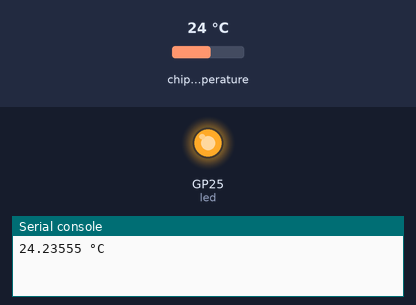
This program was run on a simulated Raspberry Pi Pico running MicroPython. On the bench: output pins drawn as LEDs (lit = HIGH), the last lines printed to the serial console. The test bench sets the inputs (shaded band); at power-on: chip temperature 24 °C.

Above: at 3.2 s.
3.3 s: chip temperature set to 1 °C
At 5.9 s:
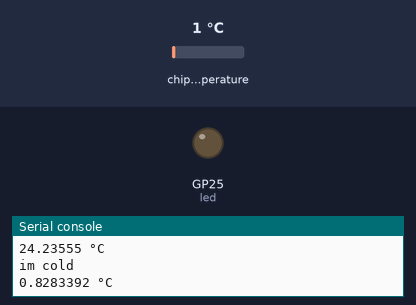
7.3 s: chip temperature set to 18 °C
10.2 s: chip temperature set to 21 °C
At 12.6 s:
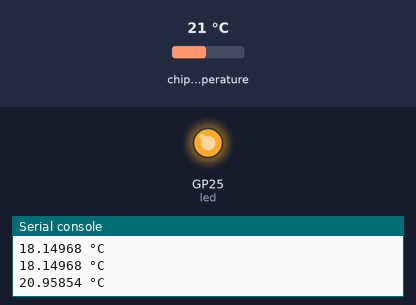
13.5 s: chip temperature set to 11 °C
At 16.1 s:
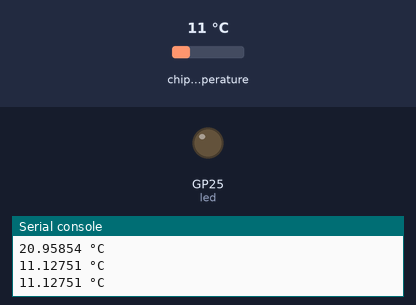
16.5 s: chip temperature set to 22 °C
At 18.4 s:
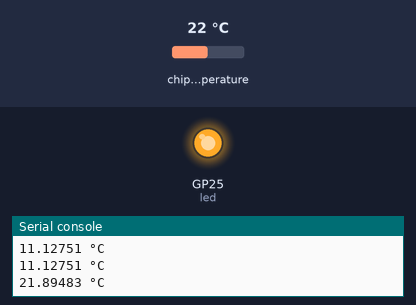
Timing chart, 0 to 19.9 s (numbered marks = the images above; inputs shaded):
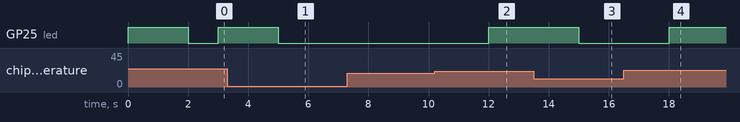

Measured:
- the behaviour switches between 19 and 20 °C on chip temperature (found by bisection; images 1 and 2)
- after the input at 3.3 s, GP25 (led): HIGH → LOW after 1.7 s
- after the input at 10.2 s, GP25 (led): LOW → HIGH after 1.8 s
- after the input at 13.5 s, GP25 (led): HIGH → LOW after 1.5 s
- after the input at 16.5 s, GP25 (led): LOW → HIGH after 1.5 s

The program:

main.py
```python
import machine # import the machine module
import utime # import the utime module

led = machine.Pin(25, machine.Pin.OUT) # create a Pin object for the onboard LED
led(1)
utime.sleep(2)
led(0)

sensor_temp = machine.ADC(4) # create an ADC object on pin 4
conversion_factor = 3.3 / (65535) # calculate the conversion factor

while True: # loop forever
    reading = sensor_temp.read_u16() * conversion_factor # read the sensor value and convert it to voltage
    temperature = 27 - (reading - 0.706)/0.001721 # calculate the temperature from the voltage

    utime.sleep(1) # wait for 0.5 seconds
    if 0.00 <= temperature <= 19.00:
        led.value(0)
        led.value(0)

    if 20.00 <= temperature <= 25.00:
        led.value(0)
        led.value(1)

    if 26.00 <= temperature <= 30.20:
        led.value(1)
        utime.sleep(1)
        led.value(0)
        utime.sleep(1)
        led.value(1)

    if temperature < 3.00:
        print('im cold')
    print( temperature, "°C") # print the temperature in Celsius
```
